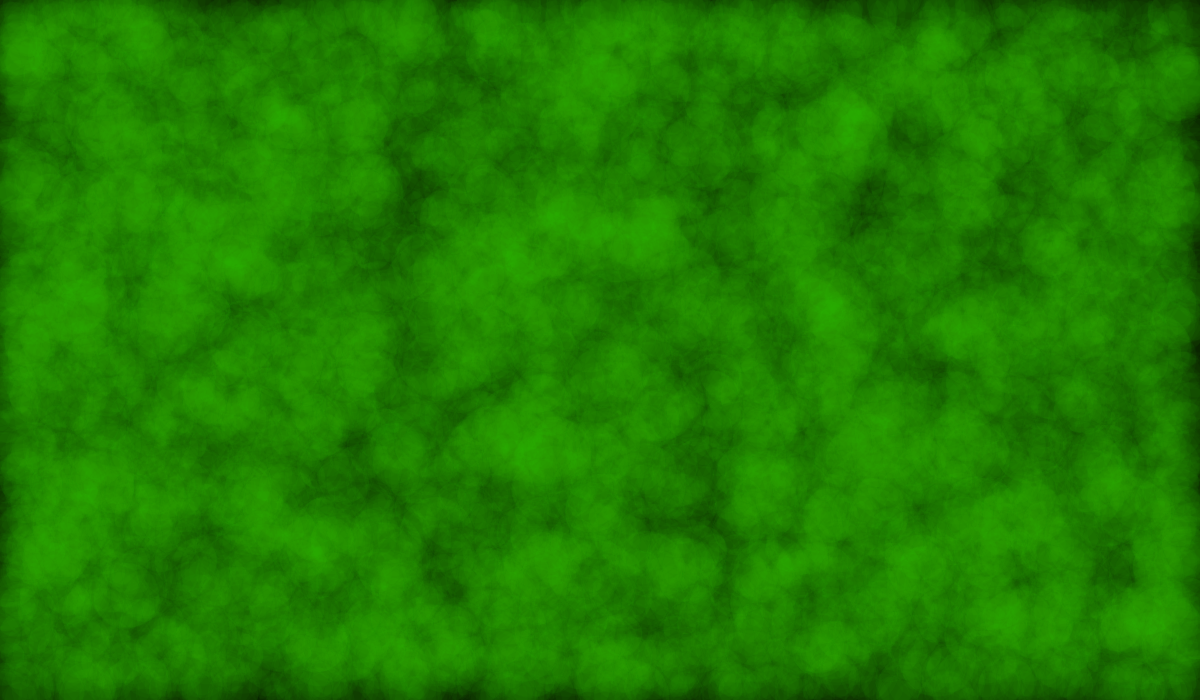
Frame 1 (no input)
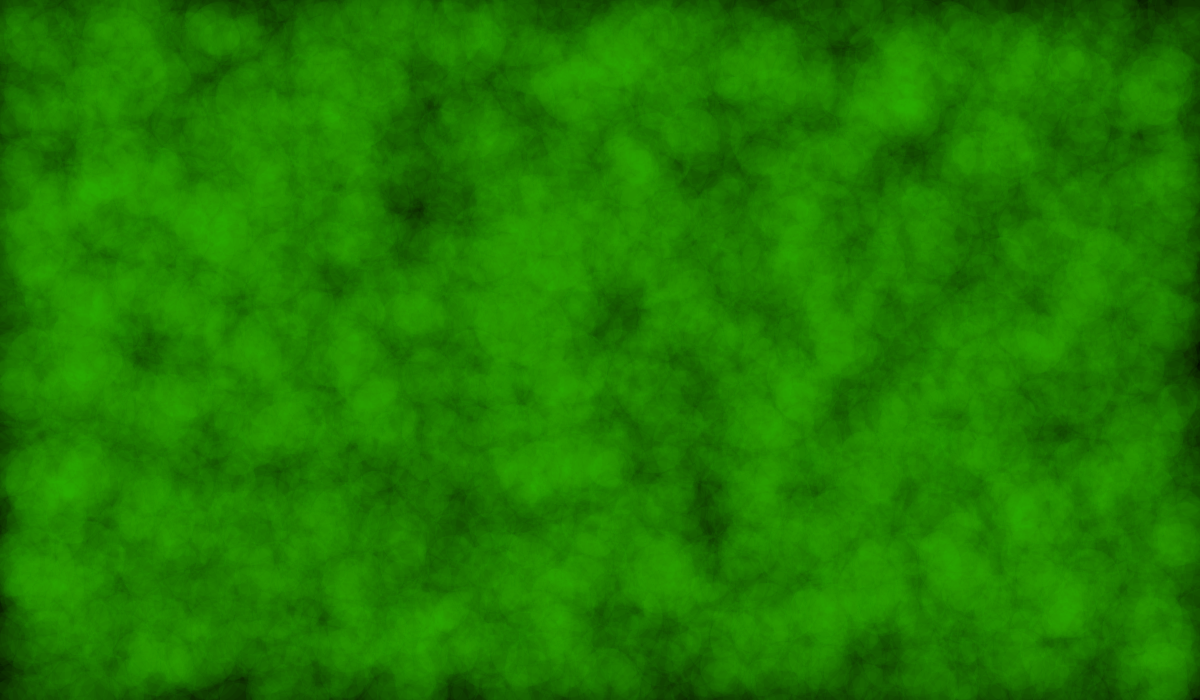
Frame 60 (no input)
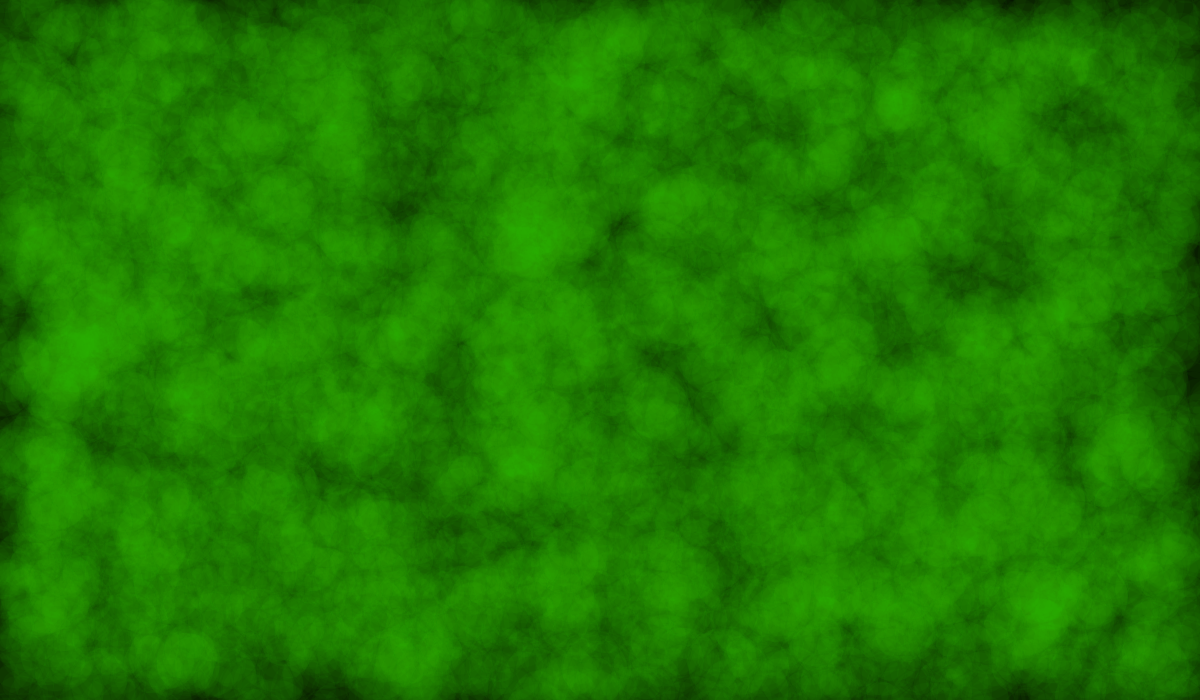
Frame 120 (the mouse pressed at the canvas centre since frame 60)

The p5.js sketch that drew these frames (run headless with seeded random() and noise() and a simulated clock; from frame 60 on, the mouse is pressed at the canvas centre):

// p5.js sketch
// ── sketch.js

var bubbles = [];

function setup() {
	createCanvas(1200, 700);
    
    for (let i = 0; i < 10000; i++) {
        bubbles.push(new Bubble(random(width), random(height), random(10, 40)));
    }
}

function draw() {
    //frameRate(10);
	background(0);
    
    for(let i = 0; i < bubbles.length; i++) {
        bubbles[i].move();
        bubbles[i].show();
    }
}

class Bubble {
    constructor (x, y, r) {
        this.x = x;
        this.y = y;
        this.r = r;
        this.v = 5;
    }
    
    move() {
        this.x += random(-this.v, this.v);
        this.y += random(-this.v, this.v);
    }
    
    show() {
        // stroke(255);
        // strokeWeight(4);
        noStroke();
        fill(50, 200, 5, 10);
        ellipse(this.x, this.y, this.r * 2);
    }
}
